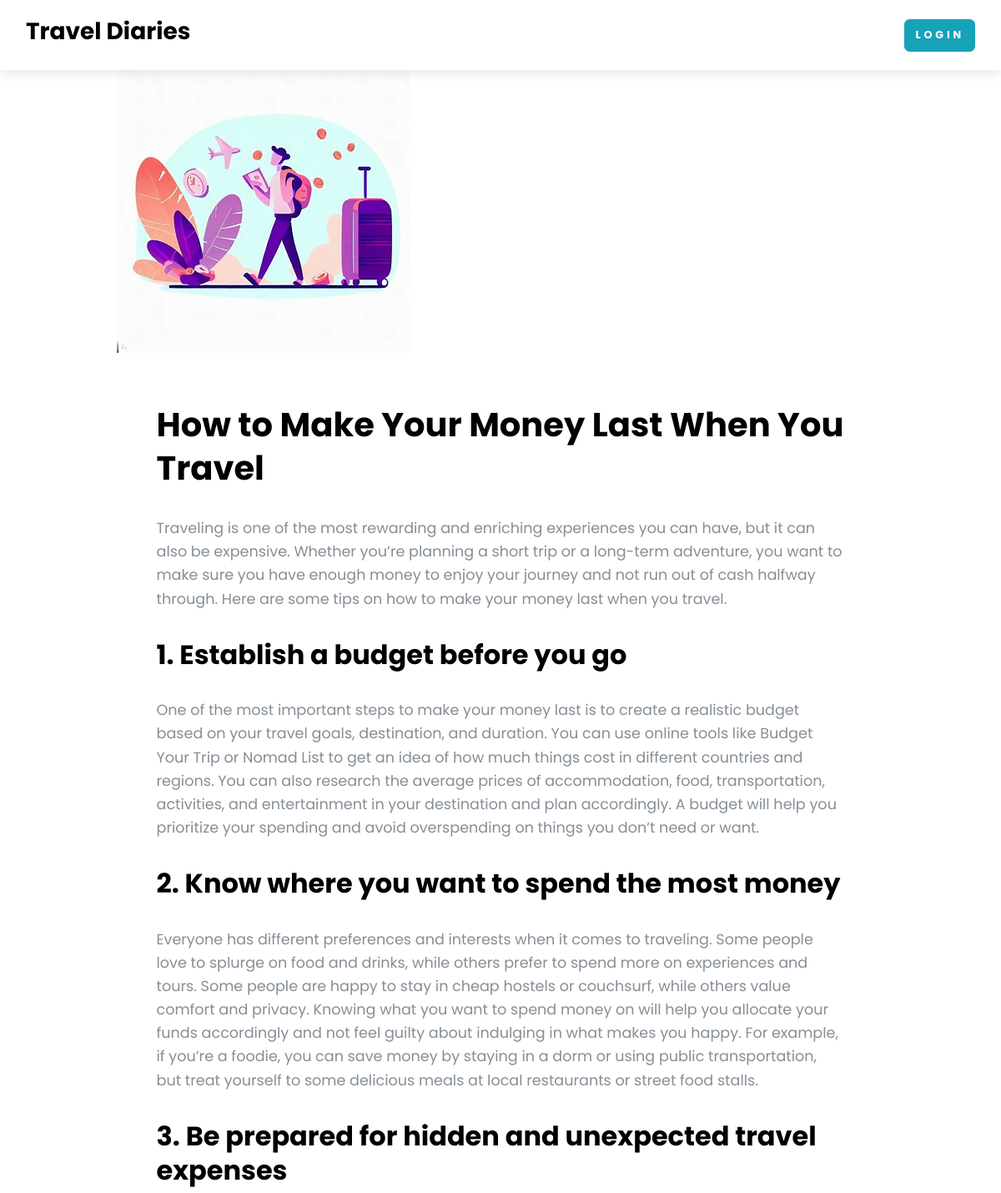
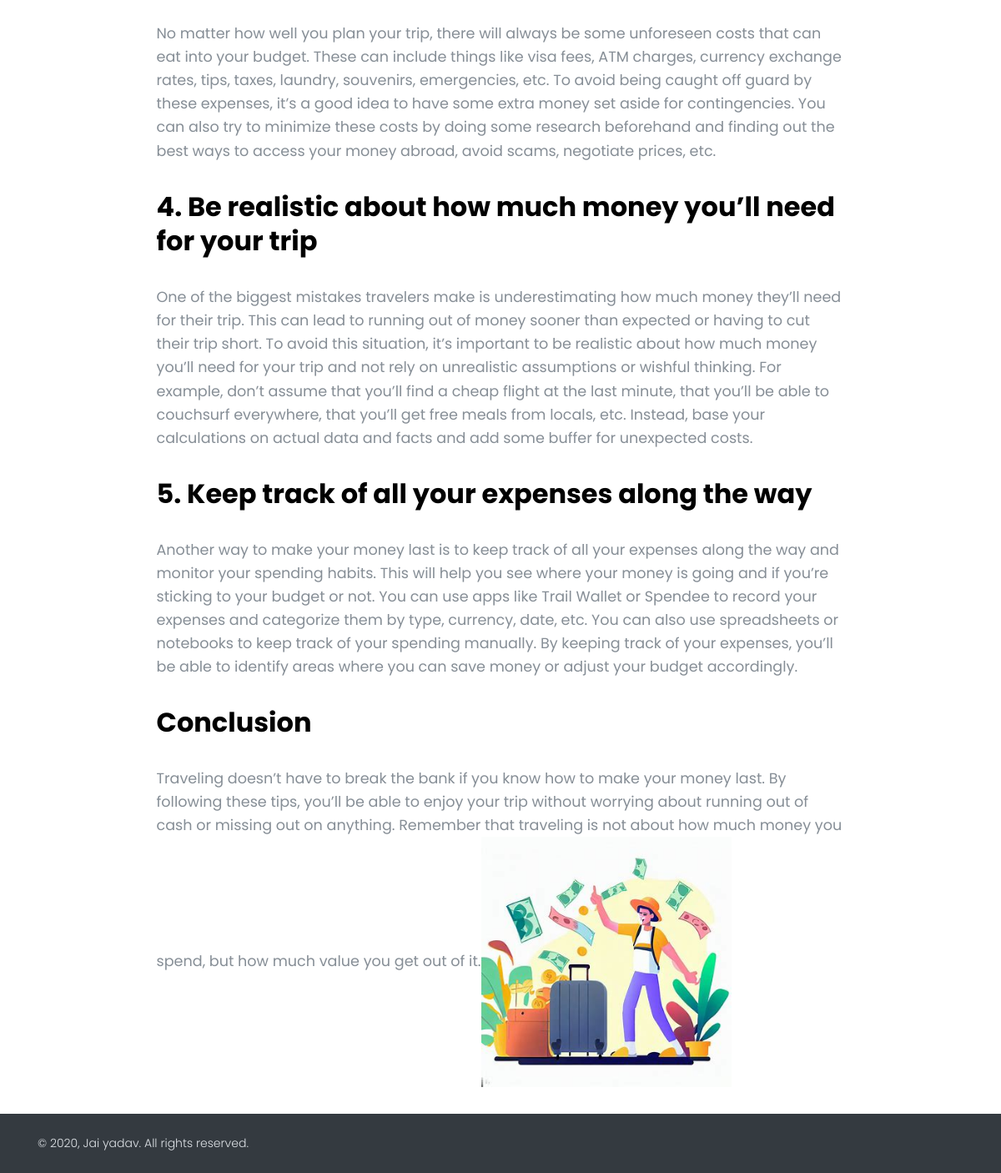
The page /blog_detail/how-to-make-your-money-last-when-you-travelusz6c on the database its author committed (2 pictures, top to bottom).
### home/models.py (models this page shows, shortened)
class BlogModel(models.Model):
    title = models.CharField(max_length=1000)
    content = FroalaField()
    user=models.ForeignKey(User,blank=True,null=True,on_delete=models.CASCADE)
    slug = models.SlugField(max_length=1000,null=True,blank=True)
    image = models.ImageField(upload_to="blog")
    created_at = models.DateTimeField(auto_now_add=True)
    updated_at = models.DateTimeField(auto_now=True)

### home/views.py (the view)
# urls.py: path('blog_detail/<slug>',blog_detail,name="blog_detail"),
def blog_detail(request,slug):
    context={}
    try:
        blog_obj=BlogModel.objects.filter(slug=slug).first()
        context['blog_obj']=blog_obj
    except Exception as e:
        print(e)
    return render(request,'blog_detail.html',context=context)

### home/templates/blog_detail.html (shortened to what this page needs)
{% extends "base.html" %}
{% block start %}
<section>
    <div class="container">
        <div class="row">
            <div class="col-xl-10 mx-auto">
                <img class="img-fluid" src="/media/{{blog_obj.image}}" alt="" >
            </div>
        </div>
        <div class="row">
            <div class="col-xl-9 col-lg-10 mx-auto ">
                <div class="text-content">
                    {{blog_obj.content|safe}}
                </div>
            </div>
        </div>
    </div>
</section>
{% endblock %}

### rows shown on the page
BlogModel: image (picture), content "How to Make Your Money Last When You Travel Traveling is one of the most rewarding and enriching experiences you can have, but it can also be expensive. Whether you’re planning a short trip or a long-term adventure, you want to make sure you have enough money to enjoy your journey and not run out of cash halfway through. Here are some tips on how to make your money last when you travel. 1. Establish a budget before you go One of the most important steps to make your money last is to create a realistic budget based on your travel goals, destination, and duration. You can use online tools like Budget Your Trip or Nomad List to get an idea of how much things cost in different countries and…", content (picture)
